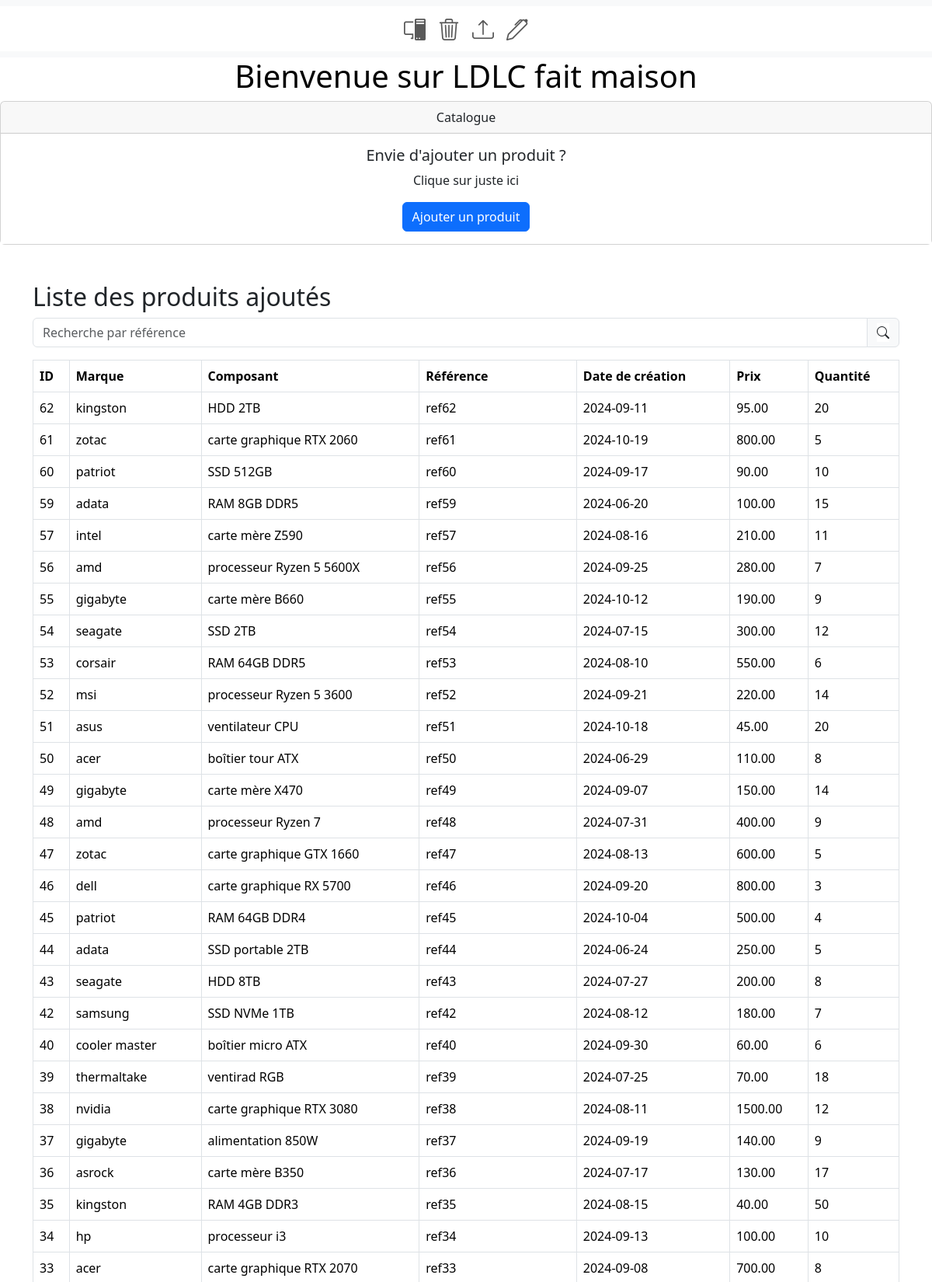
Screenshot of /ajouter_produit.php (upper part) with the database file from the repository.
### tables this page shows
CREATE TABLE IF NOT EXISTS `produits` (
  `id` int NOT NULL AUTO_INCREMENT,
  `marque` varchar(255) NOT NULL,
  `composant` varchar(255) NOT NULL,
  `date_creation` date NOT NULL,
  `prix` decimal(10,2) NOT NULL,
  `REF` varchar(255) NOT NULL,
  `QT` varchar(255) NOT NULL,
  PRIMARY KEY (`id`)
);

### ajouter_produit.php (the view, shortened to what this page needs)
<?php
include 'config.php';
$produits = $pdo->query("SELECT * FROM produits ORDER BY id DESC")->fetchAll(PDO::FETCH_ASSOC);
?>
<!doctype html>
<html lang="fr">
    <link rel="stylesheet" href="style.css">
    <head>
        <link href="https://cdn.jsdelivr.net/npm/bootstrap@5.3.2/dist/css/bootstrap.min.css" rel="stylesheet" />
        <link rel="stylesheet" href="https://cdn.jsdelivr.net/npm/bootstrap-icons@1.11.3/font/bootstrap-icons.min.css">
    </head>
    <body>
    <nav class="navbar navbar-expand-lg navbar-light bg-body-tertiary">
  <div class="container-fluid justify-content-center">
    <ul class="navbar-nav d-flex flex-row">
      <li class="nav-item me-3 me-lg-0">
        <a class="nav-link" href="accuil.php">
        <i class="bi bi-pc-display fs-3"></i>
        </a>
      </li>
      <li class="nav-item me-3 me-lg-0">
        <a class="nav-link" href="suppression.php">
        <i class="bi bi-trash3 fs-3"></i>
        </a>
      </li>
      <li class="nav-item me-3 me-lg-0">
        <a class="nav-link" href="ajouter_produit.php">
        <i class="bi bi-upload fs-3"></i>
        </a>
      </li>
      <li class="nav-item me-3 me-lg-0">
        <a class="nav-link" href="modification.php">
        <i class="bi bi-pen fs-3"></i>
        </a>
      </li>
    </ul>
  </div>
</nav>
        <header>
            <h1 class="titre1">Bienvenue sur LDLC fait maison</h1>
        </header>
        <div class="card text-center">
          <div class="card-header">Catalogue</div>
          <div class="card-body">
            <h5 class="card-title">Envie d'ajouter un produit ?</h5>
            <p class="card-text">Clique sur juste ici</p>
            <button type="button" class="btn btn-primary" data-bs-toggle="modal" data-bs-target="#ajoutProduitModal">
              Ajouter un produit
            </button>
          </div>
        </div>
        <div class="container mt-5">
            <h2>Liste des produits ajoutés</h2>
            <div class="input-group mb-3">
                <input type="text" class="form-control" id="search" placeholder="Recherche par référence" aria-label="Search" aria-describedby="search-addon" />
                <span class="input-group-text">
                    <i class="bi bi-search"></i>
                </span>
            </div>
            <table class="table table-bordered">
                <thead>
                    <tr>
                        <th>ID</th>
                        <th>Marque</th>
                        <th>Composant</th>
                        <th>Référence</th>
                        <th>Date de création</th>
                        <th>Prix</th>
                        <th>Quantité</th>
                    </tr>
                </thead>
                <tbody id="produitTable">
                    <?php foreach ($produits as $produit): ?>
                    <tr>
                        <td><?= htmlspecialchars($produit['id']); ?></td>
                        <td><?= htmlspecialchars($produit['marque']); ?></td>
                        <td><?= htmlspecialchars($produit['composant']); ?></td>
                        <td><?= htmlspecialchars($produit['REF']); ?></td>
                        <td><?= htmlspecialchars($produit['date_creation']); ?></td>
                        <td><?= htmlspecialchars($produit['prix']); ?></td>
                        <td><?= htmlspecialchars($produit['QT']); ?></td>
                    </tr>
                    <?php endforeach; ?>
                </tbody>
            </table>
        </div>
    </body>
</html>

### style.css (style rules this page uses)
* { background-color: white; }
.titre1 { color: black; text-align: center; }

### rows the page displays
produits: id "62", marque "kingston", composant "HDD 2TB", REF "ref62", date_creation "2024-09-11", prix "95.00", QT "20"
produits: id "61", marque "zotac", composant "carte graphique RTX 2060", REF "ref61", date_creation "2024-10-19", prix "800.00", QT "5"
produits: id "60", marque "patriot", composant "SSD 512GB", REF "ref60", date_creation "2024-09-17", prix "90.00", QT "10"
produits: id "59", marque "adata", composant "RAM 8GB DDR5", REF "ref59", date_creation "2024-06-20", prix "100.00", QT "15"
produits: id "57", marque "intel", composant "carte mère Z590", REF "ref57", date_creation "2024-08-16", prix "210.00", QT "11"
produits: id "56", marque "amd", composant "processeur Ryzen 5 5600X", REF "ref56", date_creation "2024-09-25", prix "280.00", QT "7"
produits: id "55", marque "gigabyte", composant "carte mère B660", REF "ref55", date_creation "2024-10-12", prix "190.00", QT "9"
produits: id "54", marque "seagate", composant "SSD 2TB", REF "ref54", date_creation "2024-07-15", prix "300.00", QT "12"
produits: id "53", marque "corsair", composant "RAM 64GB DDR5", REF "ref53", date_creation "2024-08-10", prix "550.00", QT "6"
produits: id "52", marque "msi", composant "processeur Ryzen 5 3600", REF "ref52", date_creation "2024-09-21", prix "220.00", QT "14"
produits: id "51", marque "asus", composant "ventilateur CPU", REF "ref51", date_creation "2024-10-18", prix "45.00", QT "20"
produits: id "50", marque "acer", composant "boîtier tour ATX", REF "ref50", date_creation "2024-06-29", prix "110.00", QT "8"
produits: id "49", marque "gigabyte", composant "carte mère X470", REF "ref49", date_creation "2024-09-07", prix "150.00", QT "14"
produits: id "48", marque "amd", composant "processeur Ryzen 7", REF "ref48", date_creation "2024-07-31", prix "400.00", QT "9"
produits: id "47", marque "zotac", composant "carte graphique GTX 1660", REF "ref47", date_creation "2024-08-13", prix "600.00", QT "5"
produits: id "46", marque "dell", composant "carte graphique RX 5700", REF "ref46", date_creation "2024-09-20", prix "800.00", QT "3"
produits: id "45", marque "patriot", composant "RAM 64GB DDR4", REF "ref45", date_creation "2024-10-04", prix "500.00", QT "4"
produits: id "44", marque "adata", composant "SSD portable 2TB", REF "ref44", date_creation "2024-06-24", prix "250.00", QT "5"
produits: id "43", marque "seagate", composant "HDD 8TB", REF "ref43", date_creation "2024-07-27", prix "200.00", QT "8"
produits: id "42", marque "samsung", composant "SSD NVMe 1TB", REF "ref42", date_creation "2024-08-12", prix "180.00", QT "7"
produits: id "40", marque "cooler master", composant "boîtier micro ATX", REF "ref40", date_creation "2024-09-30", prix "60.00", QT "6"
produits: id "39", marque "thermaltake", composant "ventirad RGB", REF "ref39", date_creation "2024-07-25", prix "70.00", QT "18"
produits: id "38", marque "nvidia", composant "carte graphique RTX 3080", REF "ref38", date_creation "2024-08-11", prix "1500.00", QT "12"
produits: id "37", marque "gigabyte", composant "alimentation 850W", REF "ref37", date_creation "2024-09-19", prix "140.00", QT "9"
produits: id "36", marque "asrock", composant "carte mère B350", REF "ref36", date_creation "2024-07-17", prix "130.00", QT "17"
produits: id "35", marque "kingston", composant "RAM 4GB DDR3", REF "ref35", date_creation "2024-08-15", prix "40.00", QT "50"
produits: id "34", marque "hp", composant "processeur i3", REF "ref34", date_creation "2024-09-13", prix "100.00", QT "10"
produits: id "33", marque "acer", composant "carte graphique RTX 2070", REF "ref33", date_creation "2024-09-08", prix "700.00", QT "8"
